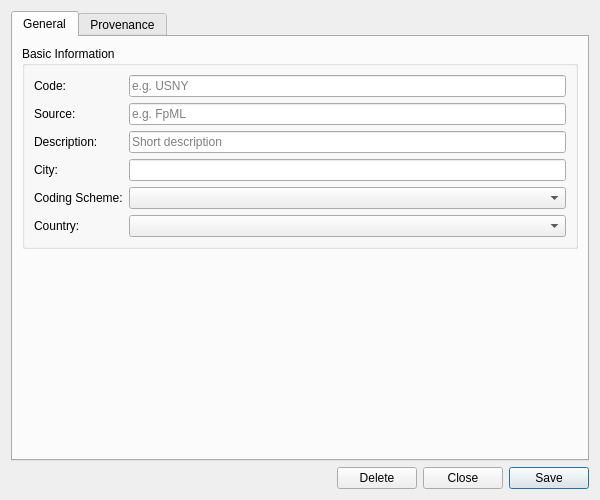
<?xml version="1.0" encoding="UTF-8"?>
<ui version="4.0">
 <class>BusinessCentreDetailDialog</class>
 <widget class="QWidget" name="BusinessCentreDetailDialog">
  <property name="geometry">
   <rect>
    <x>0</x>
    <y>0</y>
    <width>600</width>
    <height>500</height>
   </rect>
  </property>
  <property name="sizePolicy">
   <sizepolicy hsizetype="Preferred" vsizetype="Preferred">
    <horstretch>0</horstretch>
    <verstretch>0</verstretch>
   </sizepolicy>
  </property>
  <property name="minimumSize">
   <size>
    <width>600</width>
    <height>500</height>
   </size>
  </property>
  <property name="windowTitle">
   <string>Business Centre Details</string>
  </property>
  <layout class="QVBoxLayout" name="verticalLayout">
   <item>
    <widget class="QTabWidget" name="tabWidget">
     <property name="currentIndex"><number>0</number></property>
     <widget class="QWidget" name="generalTab">
      <attribute name="title"><string>General</string></attribute>
      <layout class="QVBoxLayout" name="generalLayout">
       <item>
        <widget class="QGroupBox" name="basicInfoGroup">
         <property name="title">
          <string>Basic Information</string>
         </property>
         <layout class="QFormLayout" name="formLayout">
          <item row="0" column="0">
           <widget class="QLabel" name="labelCode">
            <property name="text">
             <string>Code:</string>
            </property>
           </widget>
          </item>
          <item row="0" column="1">
           <widget class="QLineEdit" name="codeEdit">
            <property name="placeholderText">
             <string>e.g. USNY</string>
            </property>
            <property name="readOnly">
             <bool>true</bool>
            </property>
           </widget>
          </item>
          <item row="1" column="0">
           <widget class="QLabel" name="labelSource">
            <property name="text">
             <string>Source:</string>
            </property>
           </widget>
          </item>
          <item row="1" column="1">
           <widget class="QLineEdit" name="sourceEdit">
            <property name="placeholderText">
             <string>e.g. FpML</string>
            </property>
           </widget>
          </item>
          <item row="2" column="0">
           <widget class="QLabel" name="labelDescription">
            <property name="text">
             <string>Description:</string>
            </property>
           </widget>
          </item>
          <item row="2" column="1">
           <widget class="QLineEdit" name="descriptionEdit">
            <property name="placeholderText">
             <string>Short description</string>
            </property>
           </widget>
          </item>
          <item row="3" column="0">
           <widget class="QLabel" name="labelCityName">
            <property name="text">
             <string>City:</string>
            </property>
           </widget>
          </item>
          <item row="3" column="1">
           <widget class="QLineEdit" name="cityNameEdit">
            <property name="placeholderText">
             <string></string>
            </property>
           </widget>
          </item>
          <item row="4" column="0">
           <widget class="QLabel" name="labelCodingSchemeCode">
            <property name="text">
             <string>Coding Scheme:</string>
            </property>
           </widget>
          </item>
          <item row="4" column="1">
           <widget class="QComboBox" name="codingSchemeCombo">
            <property name="insertPolicy">
             <enum>QComboBox::NoInsert</enum>
            </property>
           </widget>
          </item>
          <item row="5" column="0">
           <widget class="QLabel" name="labelCountryAlpha2Code">
            <property name="text">
             <string>Country:</string>
            </property>
           </widget>
          </item>
          <item row="5" column="1">
           <widget class="QComboBox" name="countryAlpha2Combo">
            <property name="insertPolicy">
             <enum>QComboBox::NoInsert</enum>
            </property>
           </widget>
          </item>
         </layout>
        </widget>
       </item>
       <item>
        <spacer name="verticalSpacer">
         <property name="orientation">
          <enum>Qt::Vertical</enum>
         </property>
         <property name="sizeHint" stdset="0">
          <size>
           <width>20</width>
           <height>40</height>
          </size>
         </property>
        </spacer>
       </item>
      </layout>
     </widget>
     <widget class="QWidget" name="provenanceTab">
      <attribute name="title"><string>Provenance</string></attribute>
      <layout class="QVBoxLayout" name="provenanceTabLayout">
       <item>
        <widget class="ores::qt::ProvenanceWidget" name="provenanceWidget" native="true"/>
       </item>
      </layout>
     </widget>
    </widget>
   </item>
   <item>
    <layout class="QHBoxLayout" name="buttonLayout">
     <item>
      <spacer name="horizontalSpacer">
       <property name="orientation">
        <enum>Qt::Horizontal</enum>
       </property>
       <property name="sizeHint" stdset="0">
        <size>
         <width>40</width>
         <height>20</height>
        </size>
       </property>
      </spacer>
     </item>
     <item>
      <widget class="QPushButton" name="deleteButton">
       <property name="text">
        <string>Delete</string>
       </property>
      </widget>
     </item>
     <item>
      <widget class="QPushButton" name="closeButton">
       <property name="text">
        <string>Close</string>
       </property>
      </widget>
     </item>
     <item>
      <widget class="QPushButton" name="saveButton">
       <property name="text">
        <string>Save</string>
       </property>
       <property name="default">
        <bool>true</bool>
       </property>
      </widget>
     </item>
    </layout>
   </item>
  </layout>
 </widget>
 <customwidgets>
  <customwidget>
   <class>ores::qt::ProvenanceWidget</class>
   <extends>QWidget</extends>
   <header>ores.qt/ProvenanceWidget.hpp</header>
  </customwidget>
 </customwidgets>
 <resources/>
 <connections/>
</ui>
